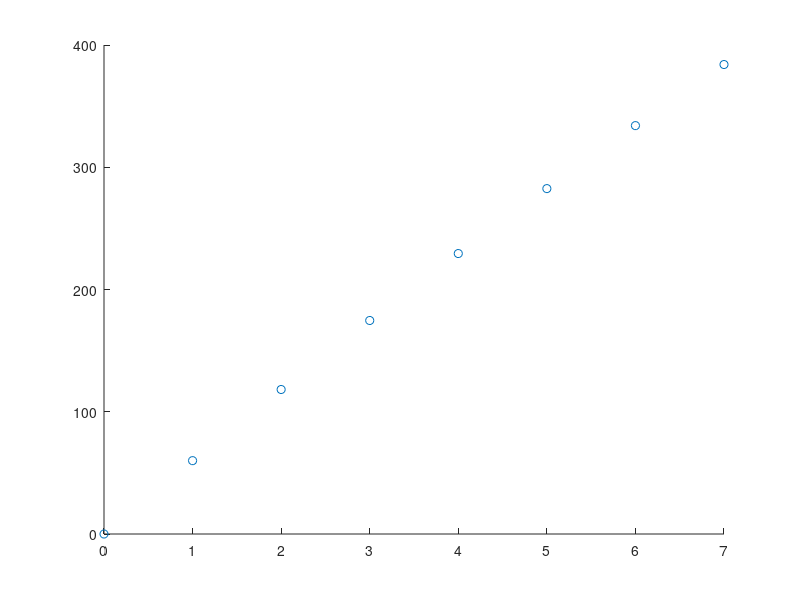

This chart was generated by the following MATLAB code: (Note: this script raises an error after producing the figure.)
%% Max Kramer
% I affirm that I have adhered to the honor code on this assignment.

%% 
% _Hello again, scientist! I'll write in italics, and problems for you will always be in *bold*.
% As a general rule, I expect
% you to do at least as much writing as I do. Code should be part of your solution, but
% I expect variables to be clear and explanation to involve complete sentences.
% Cite your sources; if you work with someone in the class on a problem,
% that's an extremely important source._

%% Problem 11.3.
% _Let's dive deeper into stochastic matrices. *I recommend skimming Lay 5.2 Example 5.*_

%%
% _Cloverlynn College has exactly 3000 students. At the beginning of the
% semester, all of them are using Cloverview on a daily basis.
% However, a group of enterprising CS majors spent their winter terms
% developing Cloviehub, which is pretty much better in every way. Word of
% mouth travels relatively quickly at Cloverlynn: each day, 2% of the
% students who had been using Cloverview switch to Cloviehub; 1% of the
% students who had been using Cloviehub switch back to Cloverview._

%%
% _Let's say that v represents the state vector 
% [Cloverview users on day 0; Clobiehub users on day 0]. *Write v.*_

v = [3000;0];

%%
% On day 1, all 3000 students are using cloverview. 

%%
% _*Write the transition matrix for this stochastic process; call it A.*
% Use A and v to answer the following: *how many students are using
% Cloviehub on day 7?*_

A = [0.98 0.01;0.02 0.99]

A^7 * v

%%
% Multiplying v by A ^ 7 represents the number of students using each service after 7 days. On day 7, 384 students are using cloviehub.

%%
% _*Find the steady state vector for this system; call it b1. 
% In the long run, how many students will be using Cloviehub?*_

setup = A - eye(2);
sys = horzcat(setup, [0;0]);
rref(sys)

gensol = [1/3;2/3];
b1 = A * gensol

%%
% The general solution of the above system is [0.5;1]. This corresponds to the state vector [1/3;2/3]. When the state vector is multiplied by the stochastic matrix, it returns itself. Thererfore, the vector is the steady state vector for the stochastic matrix A. In the long run, 1000 students will use cloverview while 2000 students will use cloviehub.

%%
% _Okay, but that seems to be taking a while! After a week on campus, we're
% nowhere near that number of users. *Make a scatterplot of the number of
% Cloviehub users over the first week.* This may help; uncomment it once
% you've found A and v:_

B = [v A*v A^2*v A^3*v A^4*v A^5*v A^6*v A^7*v]

x = linspace(0,7,8);

hold on;
scatter(x,B(2,:))


%%
% _Okay, so we seem to be moving exponentially toward the steady state.
% Let's try to get an exact formula for that, one that doesn't involve
% taking matrix powers._

b2 = [.5;-.5]

%%
% _*Confirm that b2 is an eigenvector of A; what's the corresponding
% eigenvalue?* Don't worry that b2 isn't a state vector (its second entry
% is negative, and negative probabilities can't happen!); it's just the
% "other" eigenvector for the system._

A * b2

%%
% The above calculation demonstrates that b2 is an eigenvector of A with a
% corresponding eigenvalue of 0.97 

%%
% _*Confirm that B={b1,b2} is a basis for R^2. Write v as a linear
% combination of b1 and b2.* The numbers are clean, I checked._

B = [b1 b2];
rref(B)

sys =[B v [0;0]];
rref(sys)

%%
% B consists of 2 linearly independent vectors of 2 elements each, so it must be a basis for R^2. 
% By row reducing an augmented system of B and v, we find the linear dependence relation v = 3000b1 + 4000b2.

%%
% _*Use your answer to compute the A^7*v "by hand" - that is, without
% telling MATLAB to do 7 matrix multiplications.*_

%A^7 * (3000 * b1) + A^7 * (4000 * b2)
%3000 * A^7 * b1 + 4000 * A^7 * b2
%3000 * b1 + 4000 * A^7 * b2

3000 * b1 + 4000 * (0.97^7) * b2

%%
% The equation above arises from understanding that A * b1 = b1 and A * b2 = 0.97^7 b2 for day 7. Since b1 and b2 are both eigenvectors of A and we know their corresponding eigenvalues, we can cancel A^7 by rewriting the equation in terms of the action on each eigenvector. 

%%
% _*Find a function f(n) which represents the exact number of Cloviehub users on
% each day.* Hint: it will be of the form f(n) = a + b*c^n. *Graph f(n) on
% the same set of axes as your scatterplot to prove that your formula is
% correct.*_

syms n;
f = 3000 * b1(2,:) + 4000 * (0.97^n) * b2(2,:)

fplot(f,[0 8])

%%
% The equation from the last problem gives you the exact number of users of each service on day 7. Varying the day does not affect the action of A on b1, but it does affect the action of A on b2. By substituting n for 7 in the above equation, we can generate the state on any given day. The second element of the resultant vector is the number of cloviehub users on any given day.

%%
% _Pretty darn cool, right? What you've just done is to "decouple a 
% dynamical system" - that is, you wrote it in terms of an eigenbasis,
% which is the same as diagonalizing it. This has major consequences not
% just in applied mathematics but also in number theory:
% <https://en.wikipedia.org/wiki/Fibonacci_number#Matrix_form>. (I did a
% computation very similar to this one in my doctoral thesis.)_